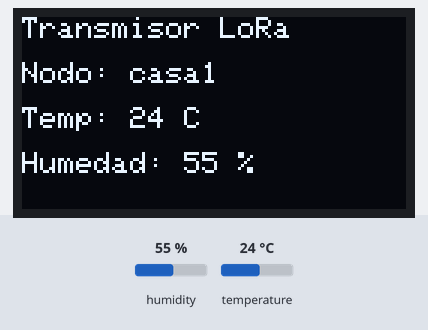
Recording of a sketch running on a simulated ESP32. On the bench: 128×64 one-colour display. The test bench sets the inputs (shaded band); at power-on: temperature 24 °C, humidity 55 %. WiFi joins after 1.5 s; servers stay silent unless stated; no radio packets arrive unless stated; no MQTT or app messages arrive unless stated; what the sketch prints to the serial monitor is not drawn.

Above: at 4.8 s.
4.9 s: temperature set to 33 °C
At 6.3 s:
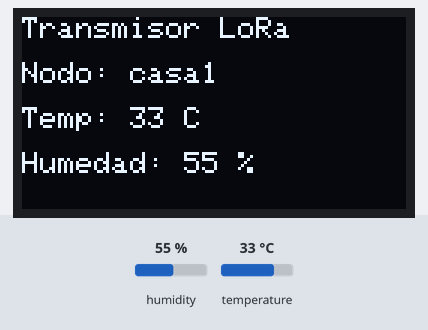
7.8 s: humidity set to 22 %
At 9.5 s:
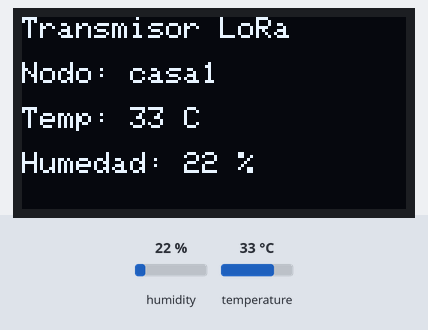
10.7 s: humidity set to 40 %
At 13.5 s:
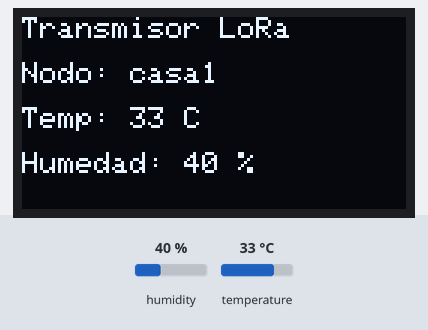
14.1 s: temperature set to 31 °C
At 15.6 s:
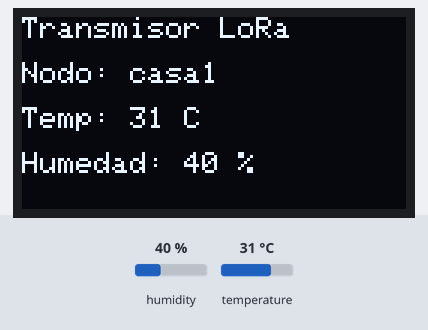
17.0 s: temperature set to 28 °C
At 19.6 s:
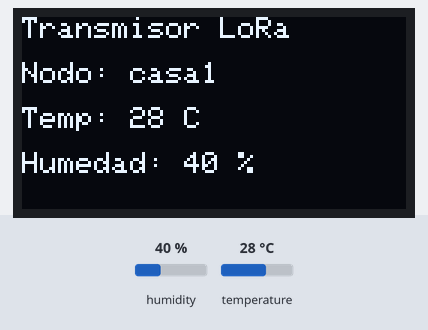
Timing chart, 0 to 21.1 s (numbered marks = the images above; inputs shaded):
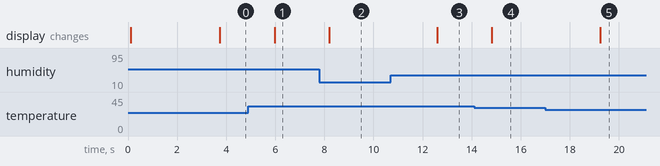

Measured:
- after the input at 4.9 s, the display: changes after 1.1 s (image 1)
- after the input at 7.8 s, the display: changes after 0.39 s (image 2)
- after the input at 10.7 s, the display: changes after 1.9 s (image 3)
- after the input at 14.1 s, the display: changes after 0.71 s (image 4)
- after the input at 17.0 s, the display: changes after 2.2 s (image 5)

The sketch:

v2nodo1.ino
```cpp
#include <LoRa.h>
#include <SPI.h>
#include <Wire.h>
#include <Adafruit_GFX.h>
#include <Adafruit_SSD1306.h>
#include <DHT.h>
#include <WiFi.h>
#include <PubSubClient.h>

// Parámetros
#define NODO "casa1"

// LoRa
#define SCK 5
#define MISO 19
#define MOSI 27
#define SS 18
#define RST 23
#define DIO0 26
#define BAND 451E6

// Pantalla OLED
#define ANCHOPANTALLA 128
#define ALTOPANTALLA 64
#define OLED_SDA 21
#define OLED_SCL 22
#define OLED_RST 23
Adafruit_SSD1306 display(ANCHOPANTALLA, ALTOPANTALLA, &Wire, OLED_RST);

// Sensor DHT
#define dhtpin 25
#define DHTTYPE DHT11
DHT dht(dhtpin, DHTTYPE);

int temp = 0;
int hum = 0;

//alertas bool
bool atemp = false;
bool ahum = false;

// WiFi
const char* ssid = "WiFi_Mesh-108090";
const char* password = "DTQbuYSH";

// MQTT
const char* mqtt_server = "192.168.1.36";
const char* mqtt_user = "root";
const char* mqtt_password = "123";
WiFiClient espClient;
PubSubClient client(espClient);

void callback(char* topic, byte* message, unsigned int length) {
  // Callback vacío por ahora
}

void setup_wifi() {
  WiFi.begin(ssid, password);
  Serial.print("Conectando a WiFi");
  while (WiFi.status() != WL_CONNECTED) {
    delay(500);
    Serial.print(".");
  }
  Serial.println("\nWiFi conectado.");
  Serial.print("IP: "); Serial.println(WiFi.localIP());
}

void reconnect() {
  while (!client.connected()) {
    Serial.print("Intentando conectar MQTT...");
    if (client.connect(NODO, mqtt_user, mqtt_password)) {
      Serial.println("¡Conectado al broker MQTT!");
    } else {
      Serial.print("Error, rc=");
      Serial.print(client.state());
      Serial.println(" Intentando de nuevo en 5 segundos");
      delay(5000);
    }
  }
}

void setup() {
  Serial.begin(115200);

  // Inicializar pantalla OLED
  pinMode(OLED_RST, OUTPUT);
  digitalWrite(OLED_RST, LOW); delay(20); digitalWrite(OLED_RST, HIGH);
  Wire.begin(OLED_SDA, OLED_SCL);
  if (!display.begin(SSD1306_SWITCHCAPVCC, 0x3c, false, false)) {
    Serial.println(F("Fallo iniciando SSD1306"));
    for(;;);
  }
  display.clearDisplay();
  display.setTextColor(WHITE);
  display.setTextSize(1);
  display.setCursor(0,0);
  display.print("TRANSMISOR LORA");
  display.display();

  Serial.println("Prueba de envío LoRa");

  // Configurar LoRa
  SPI.begin(SCK, MISO, MOSI, SS);
  LoRa.setPins(SS, RST, DIO0);
  if (!LoRa.begin(BAND)) {
    Serial.println("Error iniciando LoRa");
    while (1);
  }
  LoRa.setSignalBandwidth(7800);
  LoRa.setTxPower(20);
  LoRa.setCodingRate4(8);
  LoRa.setSyncWord(0x34);
  LoRa.enableCrc();

  Serial.println("Inicio exitoso de LoRa!");
  display.setCursor(0,10);
  display.print("Inicio exitoso de LoRa!");
  display.display();
  delay(2000);

  // Inicializar sensor DHT
  dht.begin();

  // Conectar WiFi y MQTT
  setup_wifi();
  client.setServer(mqtt_server, 1883);
  client.setCallback(callback);
}

void loop() {
  // Leer sensor DHT
  hum = dht.readHumidity();
  temp = dht.readTemperature();

  if (isnan(temp) || isnan(hum)) {
    Serial.println("Error al leer sensor DHT!");
    return;
  }

  Serial.print("Temperatura: "); Serial.print(temp); Serial.print(" °C");
  Serial.print("  Humedad: "); Serial.print(hum); Serial.println(" %");

  // Enviar paquete LoRa
  LoRa.beginPacket();
  LoRa.print(NODO);
  LoRa.print(":");
  LoRa.print(temp);
  LoRa.print("C ");
  LoRa.print(hum);
  LoRa.print("%");
  LoRa.endPacket();

  // Mostrar en OLED
  display.clearDisplay();
  display.setCursor(0,0);
  display.setTextSize(1);
  display.println("Transmisor LoRa");
  display.setCursor(0,15);
  display.print("Nodo: ");
  display.println(NODO);
  display.setCursor(0,30);
  display.print("Temp: ");
  display.print(temp);
  display.println(" C");
  display.setCursor(0,45);
  display.print("Humedad: ");
  display.print(hum);
  display.println(" %");
  display.display();


  if (!client.connected()) {
  reconnect();
  }
  client.loop();
//si hay un error en sensor dht
  if(temp == 2147483647){

    String topic = String("test/topic");
    String payload = "{\"domicilio\": \"" + String(NODO) + "\", \"alerta temperatura\": " + 0 + ", \"alerta humedad\": " + 0 + ", \"alerta gas\": 0" + ", \"alerta temp error\": " + String("1}");

    client.publish(topic.c_str(), payload.c_str());

    Serial.print("MQTT enviado a ");
    Serial.print(topic);
    Serial.print(": ");
    Serial.println(payload);
    return;
  }

    // Evaluar alertas
    bool atemp = (temp >= 30);
    bool ahum = (hum >= 300);


  if(atemp || ahum){

    String topic = String("test/topic");
    String payload = "{\"domicilio\": \"" + String(NODO) + "\", \"alerta temperatura\": " + String(atemp) + ", \"alerta humedad\": " + String(ahum) + ", \"alerta gas\": 0" + ", \"alerta temp error\": " + String("0}");

    client.publish(topic.c_str(), payload.c_str());

    Serial.print("MQTT enviado a ");
    Serial.print(topic);
    Serial.print(": ");
    Serial.println(payload);
  }


  delay(1000);
}
```
